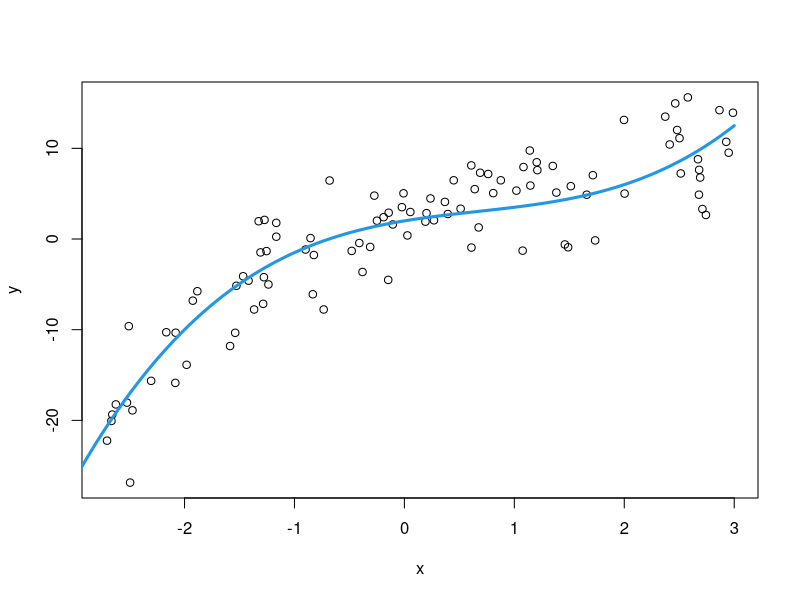
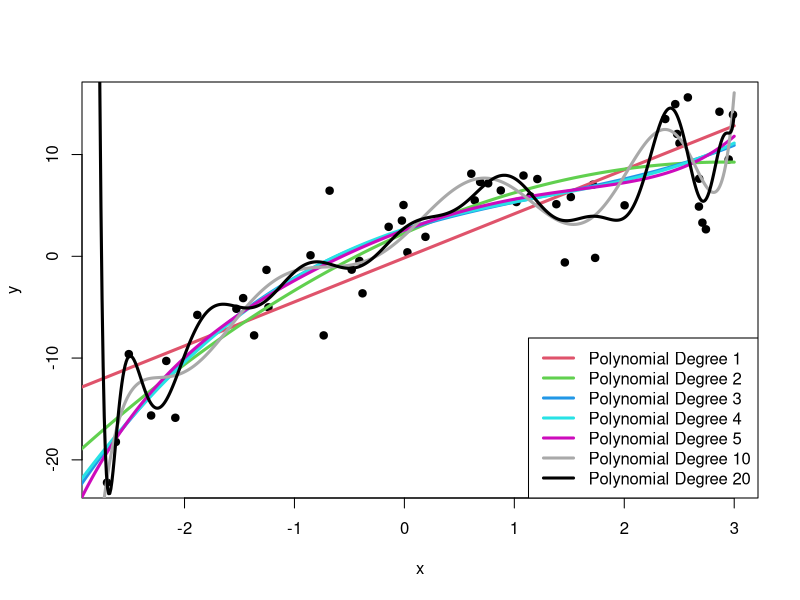
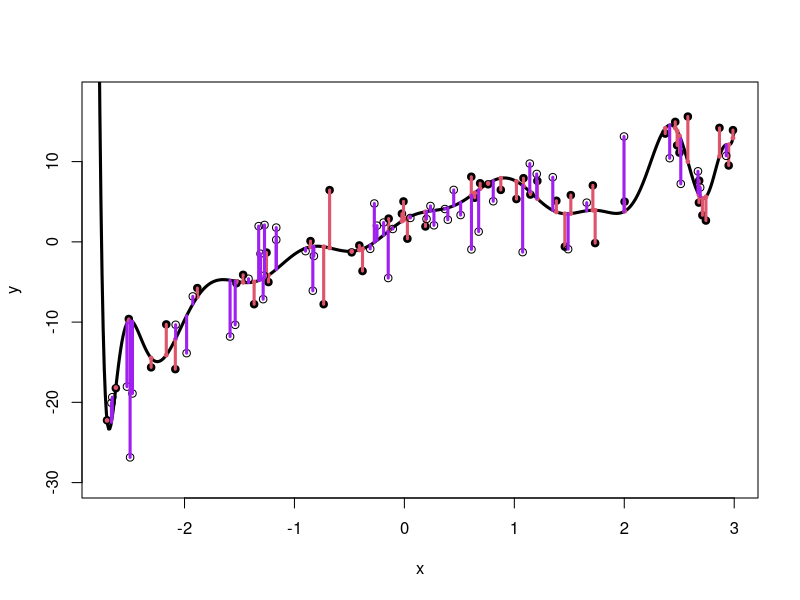
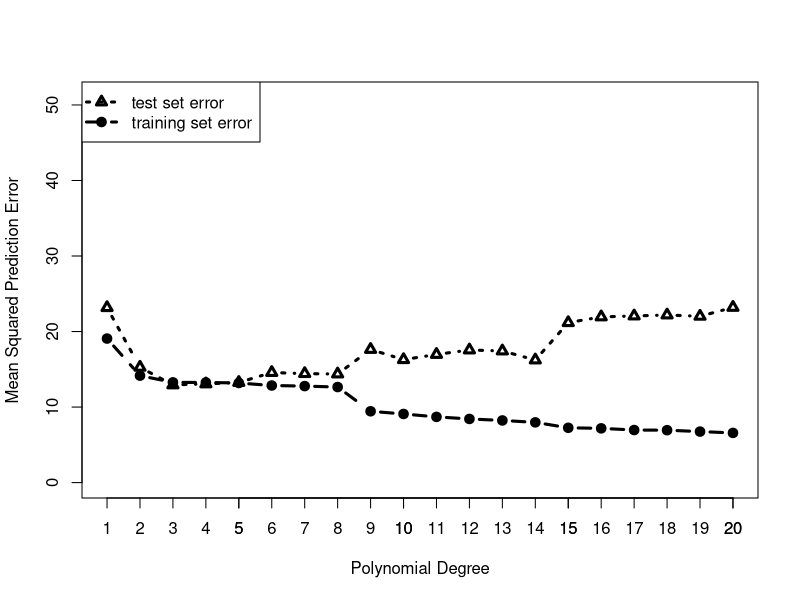
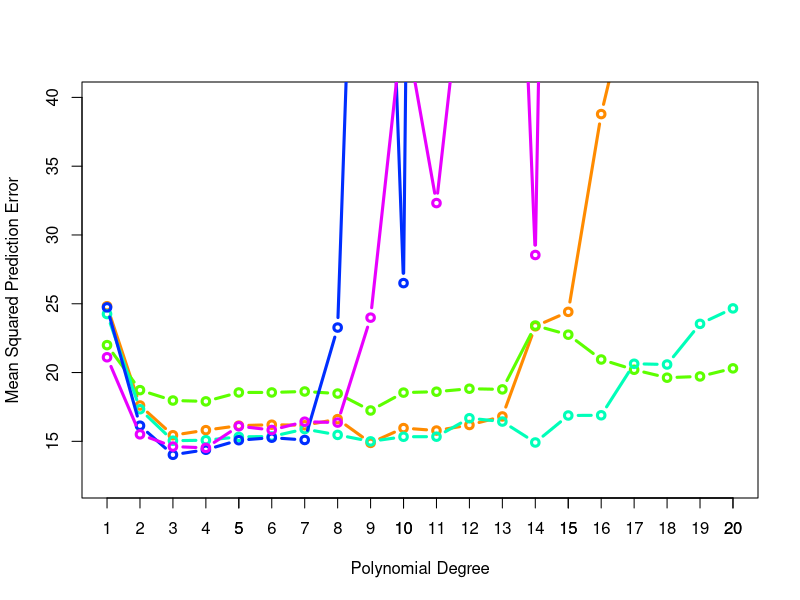
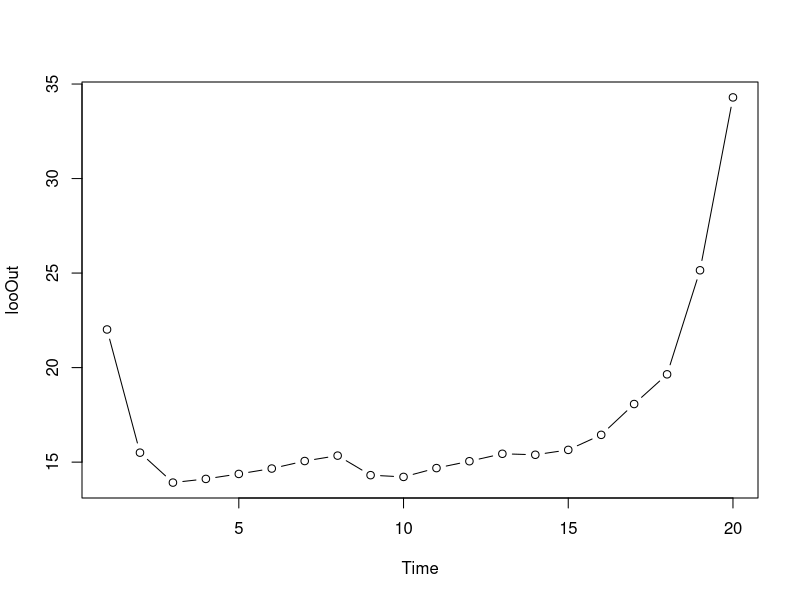
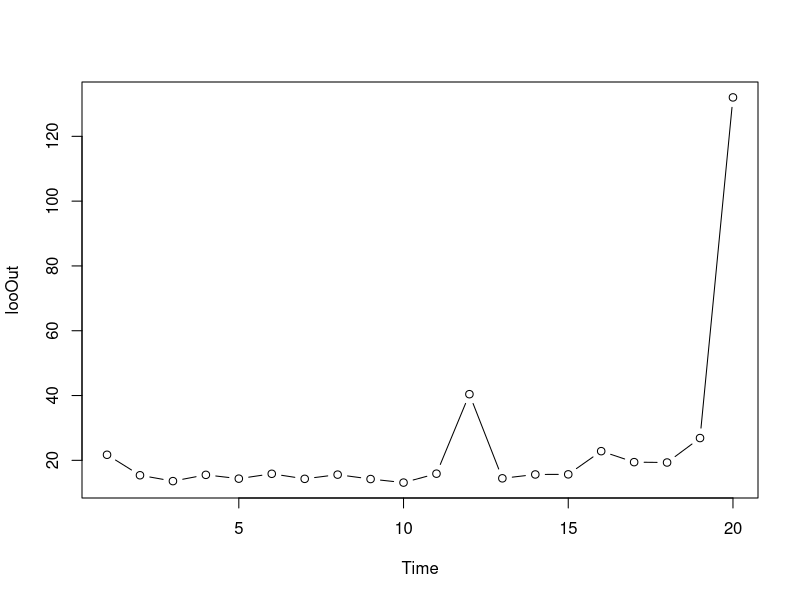
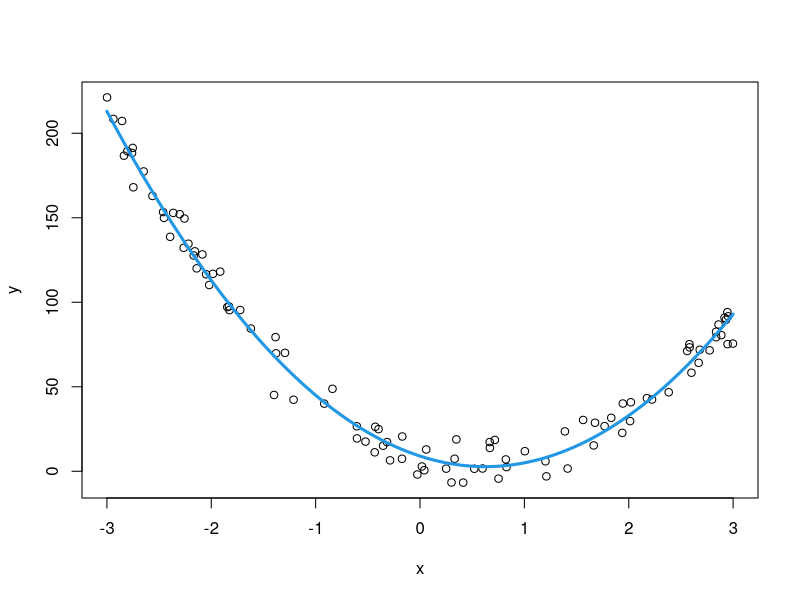

The R script that drew these images, in order:
### Generate data from a cubic model with normal errors
set.seed(3249)
x <- runif(100, -3, 3)
y <- 2 + 2*x - 1*x^2 + .5*x^3 + rnorm(100, mean = 0, sd = 4)
dat <- data.frame(cbind(x, y))
plot(dat)
curve(expr = 2 + 2*x - 1*x^2 + .5*x^3, 
      from = -3, to = 3, n = 501, add = TRUE,
      lwd = 3, col = 4)

### Randomly select 1/2 of cases for a test set
set.seed(3487)
ind <- sample(1:100, 50, replace = FALSE)

train <- dat[ind,]
str(train)
test <- dat[-ind,]
str(test)


plot(train, pch = 19)
### Finer plotting
prx <- seq(-3, 3, by = .01)
newd <- data.frame(cbind(x = prx))

### Fit polynomial models on training data and evaluate error prediction error
### on both training and test sets
tr1 <- lm(y ~ poly(x, degree = 1, raw = TRUE), data = train)
# lines(x = train$x[xTrOrd], y = tr1$fitted.values[xTrOrd], col = 2, lwd = 3)
lines(x = prx, y = predict(tr1, newd), col = 2, lwd = 3)
(trError1 <- mean((tr1$fitted.values - train$y)^2))
(tstError1 <- mean((predict(tr1, newdata = test) - test$y)^2))

tr2 <- lm(y ~ poly(x, degree = 2, raw = TRUE), data = train)
# lines(x = train$x[xTrOrd], y = tr2$fitted.values[xTrOrd], col = 3, lwd = 3)
lines(x = prx, y = predict(tr2, newd), col = 3, lwd = 3)
(trError2 <- mean((tr2$fitted.values - train$y)^2))
(tstError2 <- mean((predict(tr2, newdata = test) - test$y)^2))

tr3 <- lm(y ~ poly(x, degree = 3, raw = TRUE), data = train)
# lines(x = train$x[xTrOrd], y = tr3$fitted.values[xTrOrd], col = 4, lwd = 3)
lines(x = prx, y = predict(tr3, newd), col = 4, lwd = 3)
(trError3 <- mean((tr3$fitted.values - train$y)^2))
(tstError3 <- mean((predict(tr3, newdata = test) - test$y)^2))

tr4 <- lm(y ~ poly(x, degree = 4, raw = TRUE), data = train)
# lines(x = train$x[xTrOrd], y = tr4$fitted.values[xTrOrd], col = 5, lwd = 3)
lines(x = prx, y = predict(tr4, newd), col = 5, lwd = 3)
(trError4 <- mean((tr4$fitted.values - train$y)^2))
(tstError4 <- mean((predict(tr4, newdata = test) - test$y)^2))

tr5 <- lm(y ~ poly(x, degree = 5, raw = TRUE), data = train)
# lines(x = train$x[xTrOrd], y = tr5$fitted.values[xTrOrd], col = 6, lwd = 3)
lines(x = prx, y = predict(tr5, newd), col = 6, lwd = 3)
(trError5 <- mean((tr5$fitted.values - train$y)^2))
(tstError5 <- mean((predict(tr5, newdata = test) - test$y)^2))

tr10 <- lm(y ~ poly(x, degree = 10, raw = TRUE), data = train)
# lines(x = train$x[xTrOrd], y = tr10$fitted.values[xTrOrd], col = "darkgray", lwd = 3)
lines(x = prx, y = predict(tr10, newd), col = "darkgray", lwd = 3)
(trError10 <- mean((tr10$fitted.values - train$y)^2))
(tstError10 <- mean((predict(tr10, newdata = test) - test$y)^2))

tr20 <- lm(y ~ poly(x, degree = 20, raw = TRUE), data = train)
# lines(x = train$x[xTrOrd], y = tr20$fitted.values[xTrOrd], col = 9, lwd = 3)
lines(x = prx, y = predict(tr20, newd), col = 9, lwd = 3)
(trError20 <- mean((tr20$fitted.values - train$y)^2))
(tstError20 <- mean((predict(tr20, newdata = test) - test$y)^2))

legend(x = "bottomright", legend = c(paste0("Polynomial Degree ", c(1, 2, 3, 4, 5, 10, 20))),
       col = c(2:6, "darkgray", 9), lwd = 3)

xTrOrd <- order(train$x)

### Training set prediction error
plot(train, pch = 19, ylim = c(-30, 18))
lines(x = prx, y = predict(tr20, newd), col = 9, lwd = 3)
for (i in 1:length(train$x[xTrOrd])) {
  segments(x0 = train$x[xTrOrd][i], y0 = tr20$fitted.values[xTrOrd][i],
           x1 = train$x[xTrOrd][i], y1 = train$y[xTrOrd][i],
           col = 2, lty = 1, lwd = 3)
}
points(train$x[xTrOrd], tr20$fitted.values[xTrOrd], pch = 19, col = 2, cex = .5)

### Add in the test set points with open circles
points(test)
xTstOrd <- order(test$x)
for (i in 1:length(train$x[xTstOrd])) {
  segments(x0 = test$x[xTstOrd][i], y0 = predict(tr20, newdata = test)[xTstOrd][i],
           x1 = test$x[xTstOrd][i], y1 = test$y[xTstOrd][i],
           col = "purple", lty = 1, lwd = 3)
}

### Function for mean squared prediction error
plotMSEs <- function(degrees = 1:10, trn = train, tst = test) {
  lmOut <- matrix(0, nrow = length(degrees), ncol = 2)
  for (i in degrees) {
    linmod <- lm(y ~ poly(x, degree = i, raw = TRUE), data = trn)
    lmOut[i,1] <- mean((linmod$fitted.values - trn$y)^2)
    lmOut[i,2] <- mean((predict(linmod, newdata = tst) - tst$y)^2)
  }
  colnames(lmOut) <- c("train", "test")
  lmOut
}

out <- plotMSEs(1:20)
plot(1:20, out[,1], type = "b", lwd = 3, lty = 2, ylim = c(0, 51), pch = 19,
     xlab = "Polynomial Degree", ylab = "Mean Squared Prediction Error")
points(1:20, out[,2], type = "b", lwd = 3, lty = 3, pch = 24)
axis(side = 1, at = 1:20)
legend(x = "topleft", legend = c("test set error", "training set error"), 
       lwd = 3, lty = 3:2, pch = c(24, 19))

### Generate 5 random train/test partitions
set.seed(3948) 
ind1 <- sample(rep(0:1, each = 50), replace = FALSE)
ind2 <- sample(rep(0:1, each = 50), replace = FALSE)
ind3 <- sample(rep(0:1, each = 50), replace = FALSE)
ind4 <- sample(rep(0:1, each = 50), replace = FALSE)
ind5 <- sample(rep(0:1, each = 50), replace = FALSE)

pm1 <- plotMSEs(1:20, trn = dat[ind1 == 1,], tst = dat[ind1 == 0,])
pm2 <- plotMSEs(1:20, trn = dat[ind2 == 1,], tst = dat[ind2 == 0,])
pm3 <- plotMSEs(1:20, trn = dat[ind3 == 1,], tst = dat[ind3 == 0,])
pm4 <- plotMSEs(1:20, trn = dat[ind4 == 1,], tst = dat[ind4 == 0,])
pm5 <- plotMSEs(1:20, trn = dat[ind5 == 1,], tst = dat[ind5 == 0,])

plot(1:20, pm1[,2], type = "b", col = rainbow(11)[2], lwd = 3,
     ylim = c(12, 40), xlab = "Polynomial Degree", 
     ylab = "Mean Squared Prediction Error")
axis(1, at = 1:20)
points(1:20, pm2[,2], type = "b", col = rainbow(11)[4], lwd = 3)
points(1:20, pm3[,2], type = "b", col = rainbow(11)[6], lwd = 3)
points(1:20, pm4[,2], type = "b", col = rainbow(11)[8], lwd = 3)
points(1:20, pm5[,2], type = "b", col = rainbow(11)[10], lwd = 3)


### LOOCV with package boot
install.packages("boot")
library(boot)

### LOOCV function for polynomial fits
looPoly <- function(deg, dat) {
  lm1 <- glm(y ~ poly(x, degree = deg, raw = TRUE), 
             family = "gaussian", data = dat)
  #note that k = n means we will do LOO by doing n regressions, one
  #for each row.
  #delta[1] is the cv error estimate.
  # and we are going to run this for all the different polynomial
  # degrees we want to try and n regressions for each one.
  out <- cv.glm(data = dat, glmfit = lm1, K = nrow(dat))$delta[1]
  out
}

looOut <- sapply(1:20, FUN = looPoly, dat = dat)
looOut

ts.plot(looOut, type = "b")


### k-fold CV
#note if you have a binomial regression to do, just change family
KFoldPoly <- function(deg, dat) {
  lm1 <- glm(y ~ poly(x, degree = deg, raw = TRUE), 
             family = "gaussian", data = dat)
  out <- cv.glm(data = dat, glmfit = lm1, K = 5)$delta[1]
  out
}

looOut <- sapply(1:20, FUN = KFoldPoly, dat = dat)
looOut
# time series plot:
ts.plot(looOut, type = "b")


# Exercise:
# Repeat the cross-validation using 9 -20*x +16*x^2 as the true polynomial
# Use sd = 10 in the normal error
# Obtain fit plots for degrees 1, 2, 3, 4, 5, and 10
# Obtain the MSE for polynomials with degrees 1, ..., 20
# Which one is the best fitting on the test dataset?
# Repeat with 80% training and 20% test datasets
set.seed(8321)
x <- runif(100, -3, 3)
y <- 9 -20*x +16*x^2 + rnorm(100, mean = 0, sd = 10)
dat <- data.frame(cbind(x, y))
plot(dat)
curve(expr = 9 -20*x +16*x^2, 
      from = -3, to = 3, n = 501, add = TRUE,
      lwd = 3, col = 4)

set.seed(1212)
ind <- sample(1:100, 80, replace = FALSE)

train <- dat[ind,]
str(train)
test <- dat[-ind,]
#str(test)

plotMSEs <- function(degrees = 1:10, trn = train, tst = test) {
  lmOut <- matrix(0, nrow = length(degrees), ncol = 2)
  for (i in degrees) {
    linmod <- lm(y ~ poly(x, degree = i, raw = TRUE), data = trn)
    lmOut[i,1] <- mean((linmod$fitted.values - trn$y)^2)
    lmOut[i,2] <- mean((predict(linmod, newdata = tst) - tst$y)^2)
  }
  colnames(lmOut) <- c("train", "test")
  lmOut
}

out <- plotMSEs(1:20)
plot(1:20, out[,1], type = "b", lwd = 3, lty = 2, pch = 19,
     xlab = "Polynomial Degree", ylab = "Mean Squared Prediction Error")
points(1:20, out[,2], type = "b", lwd = 3, lty = 3, pch = 24)
#above showed cubic
#now LOOCV:
looPoly <- function(deg, dat) {
  lm1 <- glm(y ~ poly(x, degree = deg, raw = TRUE), 
             family = "gaussian", data = dat)
  #note that k = n means we will do LOO by doing n regressions, one
  #for each row.
  #delta[1] is the cv error estimate.
  # and we are going to run this for all the different polynomial
  # degrees we want to try and n regressions for each one.
  out <- cv.glm(data = dat, glmfit = lm1, K = nrow(dat))$delta[1]
  out
}

looOut <- sapply(1:20, FUN = looPoly, dat = dat)
looOut

ts.plot(looOut, type = "b")
#now the result shows parabola

# Exercise:
# Repeat the above using sin(x) as the true curve
# Use sd = 0.3 in the normal error
# Obtain fit plots for degrees 1, 2, 3, 4, 5, and 10
# Obtain the MSE for polynomials with degrees 1, ..., 20
# Which one is the best fitting on the test dataset?
# Repeat with 80% trainin and 20% test datasets


